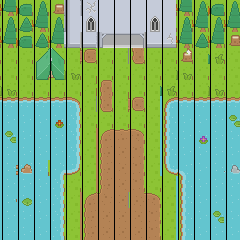

Tiled map render using the project's own tile images. Description and the whole map definition, tile-layer contents included, below:
An orthogonal 15x15 tile map with 16x16 px tiles, 4 tile layers (Ground, Ground Decal, Dugeon Entrance, Dungeon Decal) and 17 objects.

<map version="1.0" tiledversion="1.1.4" orientation="orthogonal" renderorder="right-down" width="15" height="15" tilewidth="16" tileheight="16" infinite="0" nextobjectid="51">
 <tileset firstgid="1" name="Roguelike" tilewidth="16" tileheight="16" spacing="1" tilecount="1767" columns="57">
  <image source="roguelikeSheet_transparent.png" width="968" height="526" />
 </tileset>
 <layer name="Ground" width="15" height="15">
  <data encoding="csv">
6,6,6,6,6,6,6,6,6,6,6,6,6,6,6,
6,6,6,6,6,6,6,6,6,6,6,6,6,6,6,
6,6,6,6,6,6,705,706,707,6,6,6,6,6,6,
6,6,6,6,6,6,6,6,6,6,6,6,6,6,6,
6,6,6,6,6,6,6,6,6,6,6,6,6,6,6,
6,6,6,6,6,6,6,6,6,6,6,6,6,6,6,
6,6,6,6,6,6,6,6,6,6,6,6,6,6,6,
61,61,61,61,6,6,6,6,6,6,6,61,61,61,61,
61,61,61,61,6,6,6,6,6,6,6,61,61,61,61,
61,61,61,61,6,6,6,6,6,6,6,61,61,61,61,
61,61,61,6,6,6,6,6,6,6,6,6,61,61,61,
61,61,61,6,6,6,6,6,6,6,6,6,61,61,61,
61,61,61,6,6,6,6,6,6,6,6,6,61,61,61,
61,61,61,6,6,6,6,6,6,6,6,6,61,61,61,
61,61,61,6,6,6,6,6,6,6,6,6,61,61,61
</data>
 </layer>
 <layer name="Ground Decal" width="15" height="15">
  <data encoding="csv">
646,535,589,1137,0,0,0,0,0,0,0,646,589,535,589,
589,532,646,589,0,0,0,0,0,0,0,589,646,589,646,
646,535,532,646,0,0,0,0,0,0,0,646,532,646,1194,
0,0,617,618,0,693,0,0,633,0,0,1251,0,650,0,
0,0,674,675,593,0,0,0,0,0,0,593,0,0,0,
593,0,0,0,0,0,634,0,0,0,650,0,0,593,0,
4,4,4,4,5,0,633,0,693,0,3,4,4,4,4,
0,0,0,543,62,0,0,0,0,0,60,0,0,0,599,
599,0,0,0,62,0,521,522,523,0,60,0,544,0,0,
0,0,0,0,62,0,578,579,580,0,60,0,0,0,0,
0,1366,0,58,119,0,578,579,580,0,117,59,0,0,1424,
0,0,0,62,0,0,578,579,580,0,0,60,0,0,0,
0,656,0,62,0,521,577,579,576,523,0,60,0,0,0,
0,0,0,62,0,578,579,579,579,580,0,60,0,599,0,
0,0,0,62,0,578,579,579,579,580,0,60,0,0,0
</data>
 </layer>
 <layer name="Dugeon Entrance" width="15" height="15">
  <data encoding="csv">
0,0,0,0,887,1117,888,888,888,888,889,0,0,0,0,
0,0,0,0,887,888,888,888,888,888,889,0,0,0,0,
0,0,0,0,884,883,1001,1002,1003,883,1173,0,0,0,0,
0,0,0,0,0,0,0,0,0,0,0,0,0,0,0,
0,0,0,0,0,0,0,0,0,0,0,0,0,0,0,
0,0,0,0,0,0,0,0,0,0,0,0,0,0,0,
0,0,0,0,0,0,0,0,0,0,0,0,0,0,0,
0,0,0,0,0,0,0,0,0,0,0,0,0,0,0,
0,0,0,0,0,0,0,0,0,0,0,0,0,0,0,
0,0,0,0,0,0,0,0,0,0,0,0,0,0,0,
0,0,0,0,0,0,0,0,0,0,0,0,0,0,0,
0,0,0,0,0,0,0,0,0,0,0,0,0,0,0,
0,0,0,0,0,0,0,0,0,0,0,0,0,0,0,
0,0,0,0,0,0,0,0,0,0,0,0,0,0,0,
0,0,0,0,0,0,0,0,0,0,0,0,0,0,0
</data>
 </layer>
 <layer name="Dungeon Decal" width="15" height="15">
  <data encoding="csv">
0,0,0,0,0,0,0,0,0,0,0,0,0,0,0,
0,0,0,0,0,504,0,0,0,504,0,0,0,0,0,
0,0,0,0,0,0,0,0,0,0,0,0,0,0,0,
0,0,0,0,0,0,0,0,0,0,0,0,0,0,0,
0,0,0,0,0,0,0,0,0,0,0,0,0,0,0,
0,0,0,0,0,0,0,0,0,0,0,0,0,0,0,
0,0,0,0,0,0,0,0,0,0,0,0,0,0,0,
0,0,0,0,0,0,0,0,0,0,0,0,0,0,0,
0,0,0,0,0,0,0,0,0,0,0,0,0,0,0,
0,0,0,0,0,0,0,0,0,0,0,0,0,0,0,
0,0,0,0,0,0,0,0,0,0,0,0,0,0,0,
0,0,0,0,0,0,0,0,0,0,0,0,0,0,0,
0,0,0,0,0,0,0,0,0,0,0,0,0,0,0,
0,0,0,0,0,0,0,0,0,0,0,0,0,0,0,
0,0,0,0,0,0,0,0,0,0,0,0,0,0,0
</data>
 </layer>
 <objectgroup color="#ff0000" name="Zombies" visible="0">
  <object id="15" x="26.3333" y="216.333" />
  <object id="16" x="214.333" y="213.333" />
  <object id="18" x="202" y="73.6667" />
  <object id="28" x="119" y="159.333" />
 </objectgroup>
 <objectgroup color="#ffff00" name="Coins" visible="0">
  <object id="29" x="77.6667" y="216.333" />
  <object id="30" x="101" y="216.333" />
  <object id="31" x="125" y="216" />
  <object id="32" x="146" y="216" />
  <object id="33" x="171.333" y="216" />
  <object id="34" x="89.3333" y="189.667" />
  <object id="35" x="114.333" y="189.333" />
  <object id="36" x="137" y="189.333" />
  <object id="37" x="161.333" y="188.667" />
  <object id="38" x="116" y="64.6667" />
  <object id="39" x="119" y="83.6667" />
  <object id="40" x="113.667" y="118.333" />
  <object id="41" x="142" y="106" />
 </objectgroup>
</map>